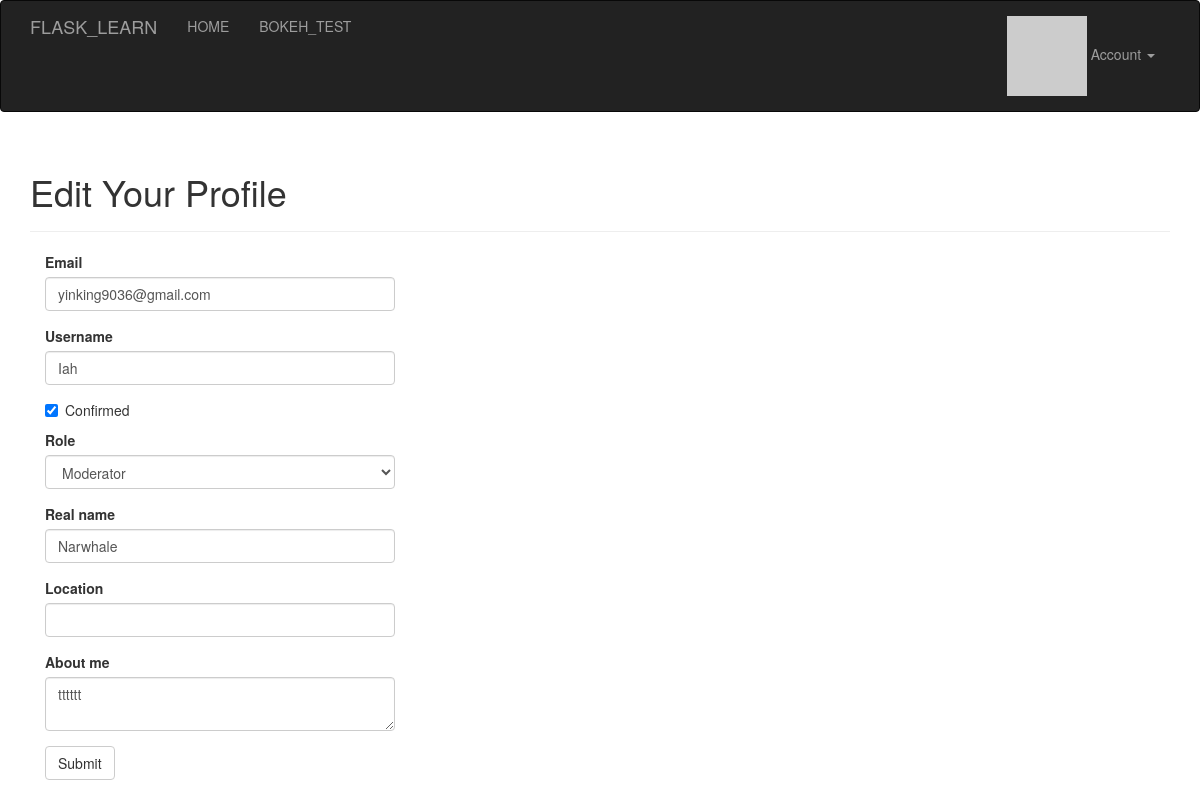
The page /edit-profile/2 (signed in) on the database its author committed.
### app/models.py (models this page shows, shortened)
class User(db.Model, UserMixin):
    __tablename__ = 'users'
    id = Column(Integer, primary_key=True)
    username = Column(String(64), unique=True, index=True)
    password_hash = Column(String(128))
    email = Column(String(64), unique=True, index=True)
    confirmed = Column(Boolean, default=False)
    name = Column(String(64))
    location = Column(String(64)) # TODO: learn how to store location in web app
    about_me = Column(Text())
    member_since = Column(DateTime(), default=datetime.utcnow)
    last_seen = Column(DateTime(), default=datetime.utcnow)
    avatar_hash = Column(String(32))
    role_id = Column(Integer, ForeignKey('roles.id'))
    posts = db.relationship('Post', backref='author', lazy='dynamic')
    followed = db.relationship('Follow', foreign_keys=[Follow.follower_id],
                            backref=backref('follower', lazy='joined'),
                            lazy='dynamic',
                            cascade='all, delete-orphan')
    followers = db.relationship('Follow', foreign_keys=[Follow.followed_id],
                             backref=backref('followed', lazy='joined'),
                             lazy='dynamic',
                             cascade='all, delete-orphan')
    comments = db.relationship('Comment', backref='author', lazy='dynamic')
    def ping(self):
        self.last_seen = datetime.utcnow()
        db.session.add(self)
    @property
    def password(self):
        raise AttributeError('password is not a readable attribute')
    def can(self, permissions):
        return self.role is not None and \
               (self.role.permissions & permissions) == permissions
    def gravatar(self, size=100, default='identicon', rating='g'):
        if request.is_secure:
            url = 'https://secure.gravatar.com/avatar'
        else:
            url = 'http://www.gravatar.com/avatar'
        hash = self.avatar_hash or hashlib.md5(
            self.email.encode('utf-8')).hexdigest()
        return '{url}/{hash}?s={size}&d={default}&r={rating}'.format(
            url=url, hash=hash, size=size, default=default, rating=rating
        )

### app/main/views.py (the view, shortened to what this page needs)
@main.route('/edit-profile/<int:id>', methods=['GET', 'POST'])
@login_required
@admin_required
def edit_profile_admin(id):
    user = User.query.get_or_404(id)
    form = EditProfileAdminForm(user=user)
    form.email.data = user.email
    form.username.data = user.username
    form.confirmed.data = user.confirmed
    form.role.data = user.role_id
    form.name.data = user.name
    form.location.data = user.location
    form.about_me.data = user.about_me
    return render_template('edit_profile.html', form=form, user=user)

### app/main/forms.py (shortened to what this page needs)
class EditProfileAdminForm(FlaskForm):
    email = StringField('Email', validators=[
        DataRequired(), Length(1,64), Email()
    ])
    username = StringField('Username', validators=[
        DataRequired(), Length(1,64),
        Regexp('^[A-Za-z][A-Za-z0-9_.]*$', 0, 'Usernames must have only letters, numbers, dots or underscores')
    ])
    confirmed = BooleanField('Confirmed')
    role = SelectField('Role', coerce=int)
    name = StringField('Real name', validators=[Length(0,64)])
    location = StringField('Location', validators=[Length(0,64)])
    about_me = TextAreaField('About me')
    submit = SubmitField('Submit')
    def __init__(self, user, *args, **kwargs):
        super(EditProfileAdminForm, self).__init__(*args, **kwargs)
        self.role.choices = [(role.id, role.name) for role in Role.query.order_by(Role.name).all()]
        self.user = user

### app/auth/views.py (called while the page is built)
@auth.before_app_request
def before_request():
    if current_user.is_authenticated:
        current_user.ping()
        if not current_user.confirmed \
            and request.endpoint[:5] != 'auth.' and request.endpoint != 'static':
            return redirect(url_for('auth.unconfirmed'))

### app/main/__init__.py (called while the page is built)
@main.context_processor
def inject_permissions():
    return dict(Permission=Permission)

### app/models.py (called while the page is built)
@login_manager.user_loader
def load_user(user_id):
    return User.query.get(int(user_id))

### app/templates/edit_profile.html (shortened to what this page needs)
{% extends "base.html" %}
{% import "bootstrap/wtf.html" as wtf %}
{% block page_content %}
<div class="page-header">
    <h1>Edit Your Profile</h1>
</div>
<div class="col-md-4">
    {{ wtf.quick_form(form) }}
</div>
{% endblock %}

### rows shown on the page
User: email "yinking9036@gmail.com", username "Iah", confirmed "☑", role "Moderator", name "Narwhale", about_me "tttttt"
